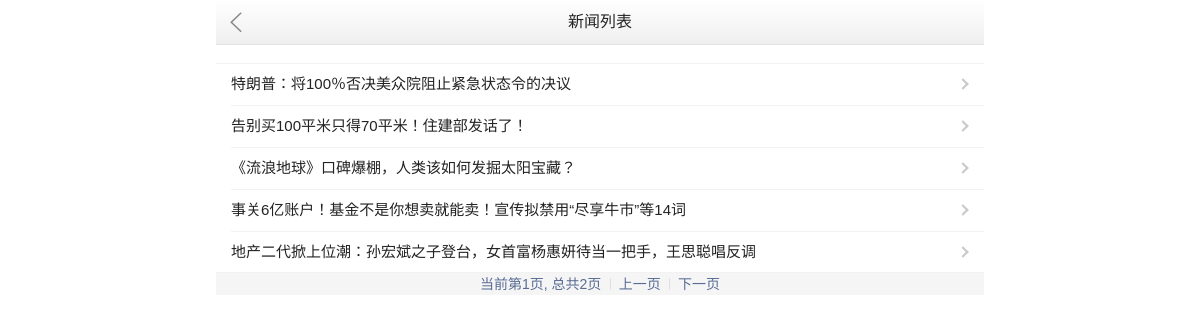
/system/news/list/, run on the app's committed database.
### system/models.py (models this page shows, shortened)
class News(models.Model):
    TYPES_CHOICES = (
        (1, '新闻'),
        (2, '通知'),
    )
    title = models.CharField('标题', max_length=255, null=True, blank=True)
    content = RichTextField('发送内容', null=True, blank=True)
    source = models.CharField('来源', max_length=30, blank=True, null=True,
                              choices=constants.SOURCE_CHOICES)
    types = models.SmallIntegerField('类型', default=3, choices=TYPES_CHOICES)
    start_time = models.DateTimeField('生效时间', null=True, blank=True)
    end_time = models.DateTimeField('失效时间', null=True, blank=True)
    view_count = models.IntegerField('阅读次数', default=0)
    order = models.SmallIntegerField('排序', help_text='数字越大越靠前', default=0)
    is_top = models.BooleanField('是否置顶', default=False, help_text='置顶后将在首页显示')
    created_at = models.DateTimeField('发送时间', auto_now_add=True)
    updated_at = models.DateTimeField('最后更新时间', auto_now=True)
    is_valid = models.BooleanField('是否有效', default=True)
    class Meta:
        db_table = 'system_news'
        verbose_name = '新闻及通知'
        verbose_name_plural = '新闻及通知'
        ordering = ['-order']

### system/views.py (the view)
class NewsList(ListView):
    paginate_by = 5
    template_name = 'system/news_list.html'
    queryset = News.objects.filter(is_valid=True)

### system/context_processors.py (called while the page is built)
def shop_cart(request):
    user = request.user
    cart_list = []
    cart_total = {}
    if user.is_authenticated:
        cart_list = user.carts.filter(status=constants.TRANS_STATU_INIT)
        cart_total = cart_list.aggregate(sum_amount=Sum('amount'), sum_count=Sum('count'))
    return {
        'constants': constants,
        'cart_list': cart_list,
        'cart_total': cart_total
    }

### system/templates/system/news_list.html (shortened to what this page needs)
{% extends 'base/base.html' %}
{% block container %}
    <header class="wy-header">
      <div class="wy-header-icon-back"><span></span></div>
      <div class="wy-header-title">新闻列表</div>
    </header>
    <div class="weui-content">
      <div class="weui-cells wy-news-list">
        {% for news in object_list %}
        <a class="weui-cell weui-cell_access"
           href="{% url 'system:news_info' news.pk %}">
          <div class="weui-cell__bd">
            <p>{{ news.title }}</p>
          </div>
        </a>
        {% endfor %}
      </div>
    <div class="weui-footer">
      <p class="weui-footer__links">
        <a href="javascript:void(0);" class="weui-footer__link">
            当前第{{ page_obj.number }}页, 总共{{ paginator.num_pages }}页</a>
        {% if page_obj.has_previous %}
        <a href="{% url 'system:news_list' %}?page={{ page_obj.previous_page_number }}"
           class="weui-footer__link">上一页</a>
        {% else %}
        <a href="javascript:window.alert('没有上一页了')"
           class="weui-footer__link">上一页</a>
        {% endif %}
        {% if page_obj.has_next %}
         <a href="{% url 'system:news_list' %}?page={{ page_obj.next_page_number }}"
            class="weui-footer__link">下一页</a>
        {% else %}
        <a href="javascript:window.alert('没有下一页了')"
            class="weui-footer__link">下一页</a>
        {% endif %}
      </p>
    </div>
    </div>
{% endblock %}

### static/css/style.css (style rules this page uses)
html { -ms-text-size-adjust: 100%; -webkit-text-size-adjust: 100%; -webkit-tap-highlight-color :rgba(0, 0, 0, 0); -moz-tap-highlight-color :rgba(0, 0, 0, 0); }
body { font-family: "PingFangSC-Regular", "STHeitiSC-Light", "Microsoft Yahei", Arial, Helvetica, sans-serif; margin: 0; background-color: #fff; height: 100%; overflow-x: hidden; -webkit-overflow-scrolling: touch; margin:0 auto; }
article, aside, details, figcaption, figure, footer, header, hgroup, main, nav, section, summary { display: block; }
h1, h2, h3, h4, h5, h6, p, figure, form, blockquote { margin: 0; }
.container { max-width: 768px; }
.weui-content { background:#f5f5f5; }
header,.weui-navbar { background: -moz-linear-gradient(top, #fff 0%, #efefef 100%); background: -webkit-gradient(linear, left top, left bottom, color-stop(0%,#fff), color-stop(100%,#efefef)); background: -webkit-linear-gradient(top, #fff 0%,#efefef 100%); background: -o-linear-gradient(top, #fff 0%,#efefef 100%); background: -ms-linear-gradient(top, #fff 0%,#efefef 100%); background: linear-gradient(to bottom, #fff 0%,#efefef 100%); }
.wy-header { height:44px; border-bottom:1px solid #e1e1e1; position:relative; }
.wy-header-icon-back { position: absolute; left:0; top:0; width: 40px;height: 44px; }
.wy-header-icon-back span { width:20px;height:20px; margin: 12px 0 0 10px; background:url(../images/icon-back.png) no-repeat; background-size:20px; display:block; }
.wy-header-title { margin: 0 50px;text-align: center;height: 44px;line-height: 44px;font-size: 16px; color:#252525; }
.wy-news-list { font-size:15px; color:#232323; }

### data on the page
News: title "特朗普：将100％否决美众院阻止紧急状态令的决议"
News: title "告别买100平米只得70平米！住建部发话了！"
News: title "《流浪地球》口碑爆棚，人类该如何发掘太阳宝藏？"
News: title "事关6亿账户！基金不是你想卖就能卖！宣传拟禁用“尽享牛市”等14词"
News: title "地产二代掀上位潮：孙宏斌之子登台，女首富杨惠妍待当一把手，王思聪唱反调"

### other printed values
{{ page_obj.number }} "1"
{{ paginator.num_pages }} "2"
